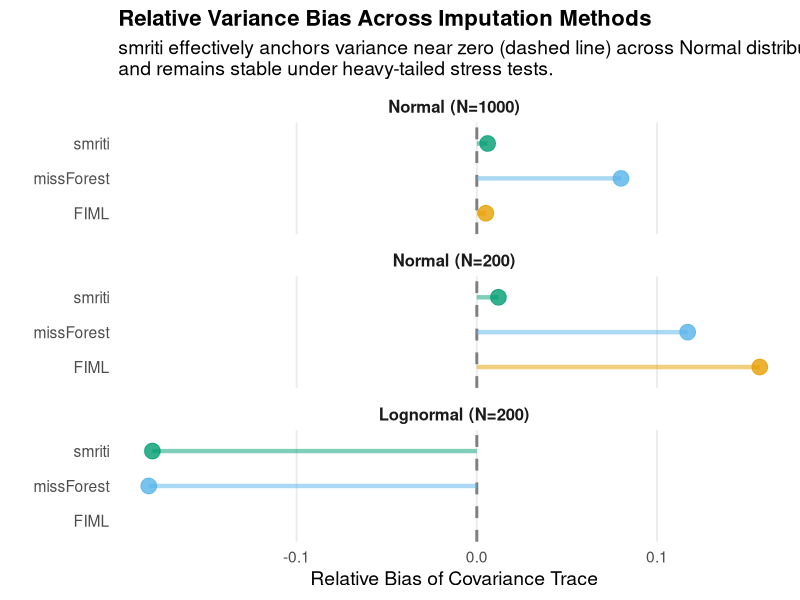

Write R code to recreate this figure.
library(ggplot2)
library(dplyr)

# Reconstructing the simulation results data
results <- data.frame(
  Method = rep(c("missForest", "FIML", "smriti"), 3),
  Condition = c(
    rep("Normal (N=1000)", 3),
    rep("Normal (N=200)", 3),
    rep("Lognormal (N=200)", 3)
  ),
  Bias = c(
    0.080, 0.005, 0.006, # Normal 1000
    0.117, 0.157, 0.012, # Normal 200
    -0.182, NA, -0.180
  ) # Lognormal 200 (FIML fails/explodes here)
)

results$Condition <- factor(results$Condition,
  levels = c("Normal (N=1000)", "Normal (N=200)", "Lognormal (N=200)")
)
results$Method <- factor(results$Method, levels = c("FIML", "missForest", "smriti"))

p <- ggplot(results, aes(x = Bias, y = Method, color = Method)) +
  geom_vline(xintercept = 0, linetype = "dashed", color = "gray50", size = 1) +
  geom_point(size = 5, alpha = 0.8) +
  geom_segment(aes(x = 0, xend = Bias, y = Method, yend = Method),
    size = 1.5, alpha = 0.5
  ) +
  facet_wrap(~Condition, ncol = 1) +
  scale_color_manual(values = c(
    "FIML" = "#E69F00",
    "missForest" = "#56B4E9",
    "smriti" = "#009E73"
  )) +
  theme_minimal(base_size = 14) +
  theme(
    panel.grid.minor = element_blank(),
    panel.grid.major.y = element_blank(),
    strip.text = element_text(face = "bold", size = 12),
    legend.position = "none",
    plot.title = element_text(face = "bold", size = 16)
  ) +
  labs(
    title = "Relative Variance Bias Across Imputation Methods",
    subtitle = paste0(
      "smriti effectively anchors variance near zero (dashed line) across ",
      "Normal distributions,\nand remains stable under heavy-tailed ",
      "stress tests."
    ),
    x = "Relative Bias of Covariance Trace",
    y = ""
  )

ggsave("smriti_simulation_results.pdf",
  plot = p, width = 8, height = 6,
  device = "pdf"
)
cat("Successfully generated smriti_simulation_results.pdf\n")
